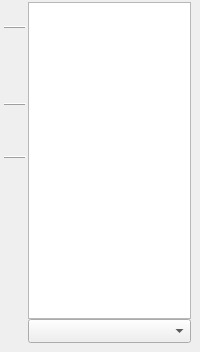
  <widget class="QDockWidget" name="thumbnailsDockWidget">
   <property name="features">
    <set>QDockWidget::DockWidgetFloatable|QDockWidget::DockWidgetMovable</set>
   </property>
   <property name="allowedAreas">
    <set>Qt::LeftDockWidgetArea|Qt::RightDockWidgetArea</set>
   </property>
   <property name="windowTitle">
    <string>Thumbnails</string>
   </property>
   <attribute name="dockWidgetArea">
    <number>2</number>
   </attribute>
   <widget class="QWidget" name="dockWidgetContents_2">
    <layout class="QHBoxLayout" name="horizontalLayout_4">
     <property name="spacing">
      <number>2</number>
     </property>
     <property name="leftMargin">
      <number>4</number>
     </property>
     <property name="topMargin">
      <number>2</number>
     </property>
     <property name="bottomMargin">
      <number>9</number>
     </property>
     <item>
      <layout class="QVBoxLayout" name="verticalLayout_2">
       <property name="spacing">
        <number>2</number>
       </property>
       <item>
        <widget class="QToolButton" name="focusButton">
         <property name="sizePolicy">
          <sizepolicy hsizetype="Fixed" vsizetype="Preferred">
           <horstretch>0</horstretch>
           <verstretch>0</verstretch>
          </sizepolicy>
         </property>
         <property name="minimumSize">
          <size>
           <width>22</width>
           <height>22</height>
          </size>
         </property>
         <property name="maximumSize">
          <size>
           <width>22</width>
           <height>22</height>
          </size>
         </property>
         <property name="toolTip">
          <string>Keep current page in view.</string>
         </property>
         <property name="statusTip">
          <string/>
         </property>
         <property name="styleSheet">
          <string notr="true">QToolButton:!hover {
  padding: 0;
  border: none;
  background-color: transparent;
}

QToolButton:hover {
  padding: 0;
  border: 1px solid palette(highlight);
  background-color: palette(base);
}

QToolButton:pressed {
  padding: 0;
  border: 1px solid palette(highlight);
  background-color: palette(alternative-base);
}</string>
         </property>
         <property name="text">
          <string/>
         </property>
         <property name="icon">
          <iconset resource="../resources/resources.qrc">
           <normaloff>:/icons/eye.svg</normaloff>:/icons/eye.svg</iconset>
         </property>
         <property name="iconSize">
          <size>
           <width>16</width>
           <height>16</height>
          </size>
         </property>
         <property name="checkable">
          <bool>true</bool>
         </property>
         <property name="checked">
          <bool>true</bool>
         </property>
        </widget>
       </item>
       <item>
        <widget class="Line" name="line">
         <property name="frameShadow">
          <enum>QFrame::Raised</enum>
         </property>
         <property name="orientation">
          <enum>Qt::Horizontal</enum>
         </property>
        </widget>
       </item>
       <item>
        <widget class="QToolButton" name="prevPageBtn">
         <property name="sizePolicy">
          <sizepolicy hsizetype="Fixed" vsizetype="Preferred">
           <horstretch>0</horstretch>
           <verstretch>0</verstretch>
          </sizepolicy>
         </property>
         <property name="minimumSize">
          <size>
           <width>22</width>
           <height>22</height>
          </size>
         </property>
         <property name="maximumSize">
          <size>
           <width>22</width>
           <height>22</height>
          </size>
         </property>
         <property name="toolTip">
          <string>Previous page.</string>
         </property>
         <property name="styleSheet">
          <string notr="true">QToolButton:!hover {
  padding: 0;
  border: none;
  background-color: transparent;
}

QToolButton:hover {
  padding: 0;
  border: 1px solid palette(highlight);
  background-color: palette(base);
}

QToolButton:pressed {
  padding: 0;
  border: 1px solid palette(highlight);
  background-color: palette(alternative-base);
}</string>
         </property>
         <property name="text">
          <string notr="true"/>
         </property>
         <property name="icon">
          <iconset resource="../resources/resources.qrc">
           <normaloff>:/icons/triangle-up-arrow.svg</normaloff>:/icons/triangle-up-arrow.svg</iconset>
         </property>
         <property name="iconSize">
          <size>
           <width>16</width>
           <height>16</height>
          </size>
         </property>
        </widget>
       </item>
       <item>
        <widget class="QToolButton" name="nextPageBtn">
         <property name="sizePolicy">
          <sizepolicy hsizetype="Fixed" vsizetype="Preferred">
           <horstretch>0</horstretch>
           <verstretch>0</verstretch>
          </sizepolicy>
         </property>
         <property name="minimumSize">
          <size>
           <width>22</width>
           <height>22</height>
          </size>
         </property>
         <property name="maximumSize">
          <size>
           <width>22</width>
           <height>22</height>
          </size>
         </property>
         <property name="toolTip">
          <string>Next page.</string>
         </property>
         <property name="styleSheet">
          <string notr="true">QToolButton:!hover {
  padding: 0;
  border: none;
  background-color: transparent;
}

QToolButton:hover {
  padding: 0;
  border: 1px solid palette(highlight);
  background-color: palette(base);
}

QToolButton:pressed {
  padding: 0;
  border: 1px solid palette(highlight);
  background-color: palette(alternative-base);
}</string>
         </property>
         <property name="text">
          <string notr="true"/>
         </property>
         <property name="icon">
          <iconset resource="../resources/resources.qrc">
           <normaloff>:/icons/triangle-down-arrow.svg</normaloff>:/icons/triangle-down-arrow.svg</iconset>
         </property>
         <property name="iconSize">
          <size>
           <width>16</width>
           <height>16</height>
          </size>
         </property>
        </widget>
       </item>
       <item>
        <widget class="QToolButton" name="filterSelectedBtn">
         <property name="sizePolicy">
          <sizepolicy hsizetype="Fixed" vsizetype="Preferred">
           <horstretch>0</horstretch>
           <verstretch>0</verstretch>
          </sizepolicy>
         </property>
         <property name="minimumSize">
          <size>
           <width>22</width>
           <height>22</height>
          </size>
         </property>
         <property name="maximumSize">
          <size>
           <width>22</width>
           <height>22</height>
          </size>
         </property>
         <property name="toolTip">
          <string>Navigate through selected pages only.</string>
         </property>
         <property name="styleSheet">
          <string notr="true">QToolButton:!hover {
  padding: 0;
  border: none;
  background-color: transparent;
}

QToolButton:hover {
  padding: 0;
  border: 1px solid palette(highlight);
  background-color: palette(base);
}

QToolButton:pressed {
  padding: 0;
  border: 1px solid palette(highlight);
  background-color: palette(alternative-base);
}</string>
         </property>
         <property name="text">
          <string notr="true"/>
         </property>
         <property name="icon">
          <iconset resource="../resources/resources.qrc">
           <normaloff>:/icons/check-mark.svg</normaloff>:/icons/check-mark.svg</iconset>
         </property>
         <property name="iconSize">
          <size>
           <width>16</width>
           <height>16</height>
          </size>
         </property>
         <property name="checkable">
          <bool>true</bool>
         </property>
        </widget>
       </item>
       <item>
        <widget class="Line" name="line_2">
         <property name="frameShadow">
          <enum>QFrame::Raised</enum>
         </property>
         <property name="orientation">
          <enum>Qt::Horizontal</enum>
         </property>
        </widget>
       </item>
       <item>
        <widget class="QToolButton" name="magnifyThumbnailsBtn">
         <property name="sizePolicy">
          <sizepolicy hsizetype="Fixed" vsizetype="Preferred">
           <horstretch>0</horstretch>
           <verstretch>0</verstretch>
          </sizepolicy>
         </property>
         <property name="minimumSize">
          <size>
           <width>22</width>
           <height>22</height>
          </size>
         </property>
         <property name="maximumSize">
          <size>
           <width>22</width>
           <height>22</height>
          </size>
         </property>
         <property name="toolTip">
          <string>Magnify thumbnails.  (Ctrl++)</string>
         </property>
         <property name="styleSheet">
          <string notr="true">QToolButton:!hover {
  padding: 0;
  border: none;
  background-color: transparent;
}

QToolButton:hover {
  padding: 0;
  border: 1px solid palette(highlight);
  background-color: palette(base);
}

QToolButton:pressed {
  padding: 0;
  border: 1px solid palette(highlight);
  background-color: palette(alternative-base);
}</string>
         </property>
         <property name="text">
          <string notr="true"/>
         </property>
         <property name="icon">
          <iconset resource="../resources/resources.qrc">
           <normaloff>:/icons/magnifying-glass.svg</normaloff>:/icons/magnifying-glass.svg</iconset>
         </property>
         <property name="iconSize">
          <size>
           <width>16</width>
           <height>16</height>
          </size>
         </property>
        </widget>
       </item>
       <item>
        <widget class="QToolButton" name="diminishThumbnailsBtn">
         <property name="sizePolicy">
          <sizepolicy hsizetype="Fixed" vsizetype="Preferred">
           <horstretch>0</horstretch>
           <verstretch>0</verstretch>
          </sizepolicy>
         </property>
         <property name="minimumSize">
          <size>
           <width>22</width>
           <height>22</height>
          </size>
         </property>
         <property name="maximumSize">
          <size>
           <width>22</width>
           <height>22</height>
          </size>
         </property>
         <property name="toolTip">
          <string>Diminish thumbnails.  (Ctrl+-)</string>
         </property>
         <property name="styleSheet">
          <string notr="true">QToolButton:!hover {
  padding: 0;
  border: none;
  background-color: transparent;
}

QToolButton:hover {
  padding: 0;
  border: 1px solid palette(highlight);
  background-color: palette(base);
}

QToolButton:pressed {
  padding: 0;
  border: 1px solid palette(highlight);
  background-color: palette(alternative-base);
}</string>
         </property>
         <property name="text">
          <string notr="true"/>
         </property>
         <property name="icon">
          <iconset resource="../resources/resources.qrc">
           <normaloff>:/icons/diminishing-glass.svg</normaloff>:/icons/diminishing-glass.svg</iconset>
         </property>
         <property name="iconSize">
          <size>
           <width>16</width>
           <height>16</height>
          </size>
         </property>
        </widget>
       </item>
       <item>
        <widget class="Line" name="line_3">
         <property name="frameShadow">
          <enum>QFrame::Raised</enum>
         </property>
         <property name="orientation">
          <enum>Qt::Horizontal</enum>
         </property>
        </widget>
       </item>
       <item>
        <widget class="QToolButton" name="gotoPageBtn">
         <property name="sizePolicy">
          <sizepolicy hsizetype="Fixed" vsizetype="Preferred">
           <horstretch>0</horstretch>
           <verstretch>0</verstretch>
          </sizepolicy>
         </property>
         <property name="minimumSize">
          <size>
           <width>22</width>
           <height>22</height>
          </size>
         </property>
         <property name="maximumSize">
          <size>
           <width>22</width>
           <height>22</height>
          </size>
         </property>
         <property name="toolTip">
          <string>Go To Page...  (Ctrl+G)</string>
         </property>
         <property name="styleSheet">
          <string notr="true">QToolButton:!hover {
  padding: 0;
  border: none;
  background-color: transparent;
}

QToolButton:hover {
  padding: 0;
  border: 1px solid palette(highlight);
  background-color: palette(base);
}

QToolButton:pressed {
  padding: 0;
  border: 1px solid palette(highlight);
  background-color: palette(alternative-base);
}</string>
         </property>
         <property name="text">
          <string notr="true"/>
         </property>
         <property name="icon">
          <iconset resource="../resources/resources.qrc">
           <normaloff>:/icons/right-pointing.svg</normaloff>:/icons/right-pointing.svg</iconset>
         </property>
         <property name="iconSize">
          <size>
           <width>16</width>
           <height>16</height>
          </size>
         </property>
        </widget>
       </item>
       <item>
        <widget class="QToolButton" name="selectionModeBtn">
         <property name="sizePolicy">
          <sizepolicy hsizetype="Fixed" vsizetype="Preferred">
           <horstretch>0</horstretch>
           <verstretch>0</verstretch>
          </sizepolicy>
         </property>
         <property name="minimumSize">
          <size>
           <width>22</width>
           <height>22</height>
          </size>
         </property>
         <property name="maximumSize">
          <size>
           <width>22</width>
           <height>22</height>
          </size>
         </property>
         <property name="toolTip">
          <string>Enable multi page selection mode.</string>
         </property>
         <property name="styleSheet">
          <string notr="true">QToolButton:!hover {
  padding: 0;
  border: none;
  background-color: transparent;
}

QToolButton:hover {
  padding: 0;
  border: 1px solid palette(highlight);
  background-color: palette(base);
}

QToolButton:pressed {
  padding: 0;
  border: 1px solid palette(highlight);
  background-color: palette(alternative-base);
}

QToolButton:checked:hover {
  padding: 0;
  border: 1px solid palette(window-text);
  background-color: palette(base);
}

QToolButton:checked {
  padding: 0;
  border: 1px solid palette(window-text);
  background-color: palette(alternative-base);
}</string>
         </property>
         <property name="text">
          <string notr="true"/>
         </property>
         <property name="icon">
          <iconset resource="../resources/resources.qrc">
           <normaloff>:/icons/checkbox-styled.svg</normaloff>:/icons/checkbox-styled.svg</iconset>
         </property>
         <property name="iconSize">
          <size>
           <width>16</width>
           <height>16</height>
          </size>
         </property>
         <property name="checkable">
          <bool>true</bool>
         </property>
        </widget>
       </item>
       <item>
        <widget class="QToolButton" name="thumbColumnViewBtn">
         <property name="sizePolicy">
          <sizepolicy hsizetype="Fixed" vsizetype="Preferred">
           <horstretch>0</horstretch>
           <verstretch>0</verstretch>
          </sizepolicy>
         </property>
         <property name="minimumSize">
          <size>
           <width>22</width>
           <height>22</height>
          </size>
         </property>
         <property name="maximumSize">
          <size>
           <width>22</width>
           <height>22</height>
          </size>
         </property>
         <property name="toolTip">
          <string>Single/multi column display.</string>
         </property>
         <property name="styleSheet">
          <string notr="true">QToolButton:!hover {
  padding: 0;
  border: none;
  background-color: transparent;
}

QToolButton:hover {
  padding: 0;
  border: 1px solid palette(highlight);
  background-color: palette(base);
}

QToolButton:pressed {
  padding: 0;
  border: 1px solid palette(highlight);
  background-color: palette(alternative-base);
}</string>
         </property>
         <property name="text">
          <string notr="true"/>
         </property>
         <property name="icon">
          <iconset resource="../resources/resources.qrc">
           <normaloff>:/icons/single-column-view.svg</normaloff>:/icons/single-column-view.svg</iconset>
         </property>
         <property name="iconSize">
          <size>
           <width>16</width>
           <height>16</height>
          </size>
         </property>
         <property name="checkable">
          <bool>true</bool>
         </property>
        </widget>
       </item>
       <item>
        <widget class="QToolButton" name="pauseSortingBtn">
         <property name="sizePolicy">
          <sizepolicy hsizetype="Fixed" vsizetype="Preferred">
           <horstretch>0</horstretch>
           <verstretch>0</verstretch>
          </sizepolicy>
         </property>
         <property name="minimumSize">
          <size>
           <width>22</width>
           <height>22</height>
          </size>
         </property>
         <property name="maximumSize">
          <size>
           <width>22</width>
           <height>22</height>
          </size>
         </property>
         <property name="toolTip">
          <string>Pause automatic thumbnail reordering while thumbnails refresh.</string>
         </property>
         <property name="styleSheet">
          <string notr="true">QToolButton:!hover {
  padding: 0;
  border: none;
  background-color: transparent;
}

QToolButton:hover {
  padding: 0;
  border: 1px solid palette(highlight);
  background-color: palette(base);
}

QToolButton:pressed {
  padding: 0;
  border: 1px solid palette(highlight);
  background-color: palette(alternative-base);
}</string>
         </property>
         <property name="text">
          <string notr="true"/>
         </property>
         <property name="iconSize">
          <size>
           <width>16</width>
           <height>16</height>
          </size>
         </property>
         <property name="checkable">
          <bool>true</bool>
         </property>
        </widget>
       </item>
       <item>
        <widget class="QToolButton" name="sortingOrderBtn">
         <property name="sizePolicy">
          <sizepolicy hsizetype="Fixed" vsizetype="Preferred">
           <horstretch>0</horstretch>
           <verstretch>0</verstretch>
          </sizepolicy>
         </property>
         <property name="minimumSize">
          <size>
           <width>22</width>
           <height>22</height>
          </size>
         </property>
         <property name="maximumSize">
          <size>
           <width>22</width>
           <height>22</height>
          </size>
         </property>
         <property name="toolTip">
          <string>Sorting order.</string>
         </property>
         <property name="styleSheet">
          <string notr="true">QToolButton:!hover {
  padding: 0;
  border: none;
  background-color: transparent;
}

QToolButton:hover {
  padding: 0;
  border: 1px solid palette(highlight);
  background-color: palette(base);
}

QToolButton:pressed {
  padding: 0;
  border: 1px solid palette(highlight);
  background-color: palette(alternative-base);
}</string>
         </property>
         <property name="text">
          <string notr="true"/>
         </property>
         <property name="icon">
          <iconset resource="../resources/resources.qrc">
           <normaloff>:/icons/ascending_sorting_order.svg</normaloff>:/icons/ascending_sorting_order.svg</iconset>
         </property>
         <property name="iconSize">
          <size>
           <width>16</width>
           <height>16</height>
          </size>
         </property>
         <property name="checkable">
          <bool>true</bool>
         </property>
        </widget>
       </item>
       <item>
        <widget class="QToolButton" name="deviationHighlightingBtn">
         <property name="sizePolicy">
          <sizepolicy hsizetype="Fixed" vsizetype="Preferred">
           <horstretch>0</horstretch>
           <verstretch>0</verstretch>
          </sizepolicy>
         </property>
         <property name="minimumSize">
          <size>
           <width>22</width>
           <height>22</height>
          </size>
         </property>
         <property name="maximumSize">
          <size>
           <width>22</width>
           <height>22</height>
          </size>
         </property>
         <property name="toolTip">
          <string>Highlight deviation.</string>
         </property>
         <property name="styleSheet">
          <string notr="true">QToolButton:!hover {
  padding: 0;
  border: none;
  background-color: transparent;
}

QToolButton:hover {
  padding: 0;
  border: 1px solid palette(highlight);
  background-color: palette(base);
}

QToolButton:pressed {
  padding: 0;
  border: 1px solid palette(highlight);
  background-color: palette(alternative-base);
}</string>
         </property>
         <property name="text">
          <string notr="true"/>
         </property>
         <property name="icon">
          <iconset resource="../resources/resources.qrc">
           <normaloff>:/icons/six-spoked-asterisk.svg</normaloff>:/icons/six-spoked-asterisk.svg</iconset>
         </property>
         <property name="iconSize">
          <size>
           <width>16</width>
           <height>16</height>
          </size>
         </property>
         <property name="checkable">
          <bool>true</bool>
         </property>
        </widget>
       </item>
       <item>
        <spacer name="verticalSpacer">
         <property name="orientation">
          <enum>Qt::Vertical</enum>
         </property>
         <property name="sizeHint" stdset="0">
          <size>
           <width>1</width>
           <height>40</height>
          </size>
         </property>
        </spacer>
       </item>
      </layout>
     </item>
     <item>
      <layout class="QVBoxLayout" name="verticalLayout">
       <property name="spacing">
        <number>0</number>
       </property>
       <item>
        <widget class="QGraphicsView" name="thumbView">
         <property name="sizePolicy">
          <sizepolicy hsizetype="Ignored" vsizetype="Expanding">
           <horstretch>1</horstretch>
           <verstretch>1</verstretch>
          </sizepolicy>
         </property>
         <property name="minimumSize">
          <size>
           <width>150</width>
           <height>0</height>
          </size>
         </property>
         <property name="maximumSize">
          <size>
           <width>16777215</width>
           <height>16777215</height>
          </size>
         </property>
         <property name="statusTip">
          <string>Use Home, End, PgUp/Q, PgDown/W to navigate between pages or Shift+PgUp/Q and Shift+PgDown/W to navigate between selected ones. Alt+Wheel - scale thumbnails.</string>
         </property>
         <property name="alignment">
          <set>Qt::AlignHCenter|Qt::AlignTop</set>
         </property>
        </widget>
       </item>
       <item>
        <widget class="QComboBox" name="sortOptions">
         <property name="sizeAdjustPolicy">
          <enum>QComboBox::AdjustToMinimumContentsLengthWithIcon</enum>
         </property>
         <property name="toolTip">
          <string>Choose sort options.</string>
         </property>
        </widget>
       </item>
      </layout>
     </item>
    </layout>
   </widget>
  </widget>
